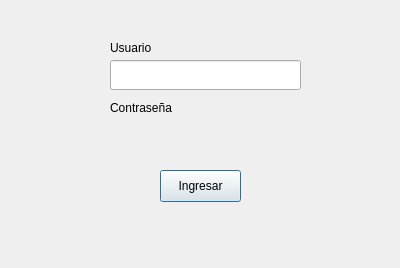
<?xml version="1.0" encoding="UTF-8"?>
<ui version="4.0">
 <class>InicioSesion</class>
 <widget class="QDialog" name="InicioSesion">
  <property name="geometry">
   <rect>
    <x>0</x>
    <y>0</y>
    <width>400</width>
    <height>268</height>
   </rect>
  </property>
  <property name="windowTitle">
   <string>Dialog</string>
  </property>
  <property name="autoFillBackground">
   <bool>false</bool>
  </property>
  <widget class="QPushButton" name="pushButton">
   <property name="geometry">
    <rect>
     <x>160</x>
     <y>170</y>
     <width>81</width>
     <height>32</height>
    </rect>
   </property>
   <property name="text">
    <string>Ingresar</string>
   </property>
  </widget>
  <widget class="KPasswordLineEdit" name="password">
   <property name="geometry">
    <rect>
     <x>110</x>
     <y>120</y>
     <width>191</width>
     <height>30</height>
    </rect>
   </property>
  </widget>
  <widget class="KLineEdit" name="klineedit">
   <property name="geometry">
    <rect>
     <x>110</x>
     <y>60</y>
     <width>191</width>
     <height>30</height>
    </rect>
   </property>
  </widget>
  <widget class="QLabel" name="label">
   <property name="geometry">
    <rect>
     <x>110</x>
     <y>40</y>
     <width>52</width>
     <height>15</height>
    </rect>
   </property>
   <property name="text">
    <string>Usuario</string>
   </property>
  </widget>
  <widget class="QLabel" name="label_2">
   <property name="geometry">
    <rect>
     <x>110</x>
     <y>100</y>
     <width>71</width>
     <height>16</height>
    </rect>
   </property>
   <property name="text">
    <string>Contraseña</string>
   </property>
  </widget>
 </widget>
 <customwidgets>
  <customwidget>
   <class>KLineEdit</class>
   <extends>QLineEdit</extends>
   <header>klineedit.h</header>
  </customwidget>
  <customwidget>
   <class>KPasswordLineEdit</class>
   <extends>QWidget</extends>
   <header>kpasswordlineedit.h</header>
  </customwidget>
 </customwidgets>
 <resources/>
 <connections/>
</ui>
